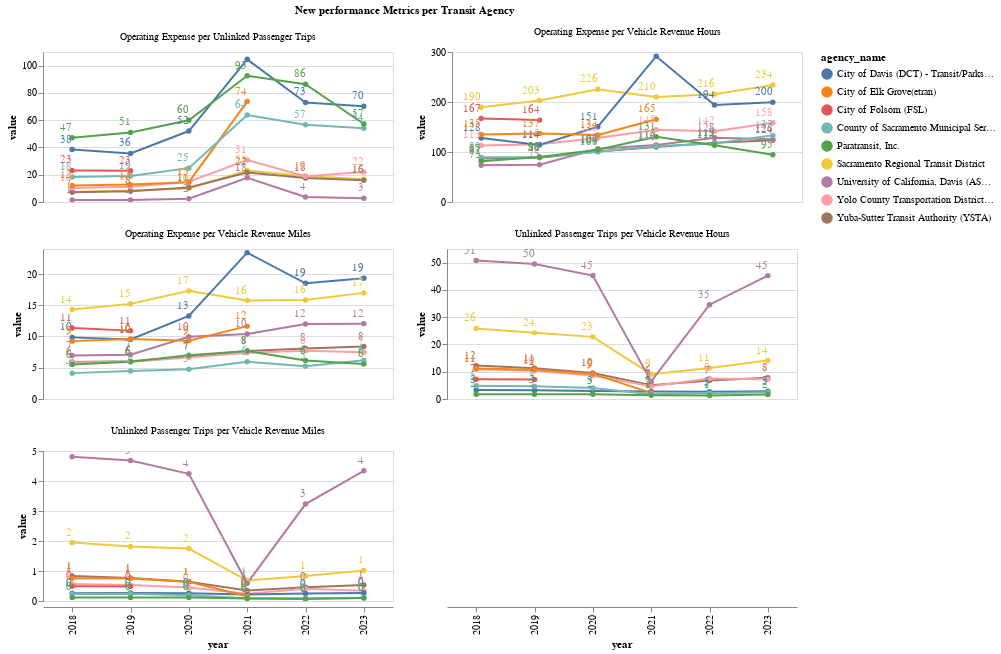

Source (notebook cell):
### Markdown cell above
### By Agencies

### Code cell
# all agencies
make_line(
    by_agency_long,
    x_col="year",
    y_col="value",
    facet="variable:N",
    color="agency_name:N",
    chart_title="New performance Metrics per Transit Agency",
    ind_axis=True,
)

### Figure 1 — Vega-Lite specification as saved in the notebook (floating-point values rounded to 4 significant figures; data arrays with more than 128 entries replaced by an {"elided": "..."} marker saying what was removed)
{"config": {"view": {"continuousWidth": 300, "continuousHeight": 300}}, "data": {"name": "data-057fa22743566fc725d927ef94919679"}, "facet": {"field": "variable", "title": "New performance Metrics per Transit Agency", "type": "nominal"}, "spec": {"layer": [{"mark": {"type": "line", "point": true}, "encoding": {"color": {"field": "agency_name", "type": "nominal"}, "tooltip": [{"field": "year", "type": "nominal"}, {"field": "value", "type": "quantitative"}, {"field": "agency_name", "type": "nominal"}], "x": {"field": "year", "type": "nominal"}, "y": {"field": "value", "type": "quantitative"}}, "name": "view_1"}, {"mark": {"type": "text", "align": "right", "dy": -10}, "encoding": {"color": {"field": "agency_name", "type": "nominal"}, "text": {"field": "value", "format": ",.0f", "type": "quantitative"}, "x": {"field": "year", "type": "nominal"}, "y": {"field": "value", "type": "quantitative"}}}], "height": 150, "width": 350}, "columns": 2, "params": [{"name": "param_1", "select": {"type": "interval", "encodings": ["x", "y"]}, "bind": "scales", "views": ["view_1"]}], "resolve": {"scale": {"y": "independent"}}, "$schema": "https://vega.github.io/schema/vega-lite/v5.20.1.json", "datasets": {"data-057fa22743566fc725d927ef94919679": {"elided": "240 records"}}}
